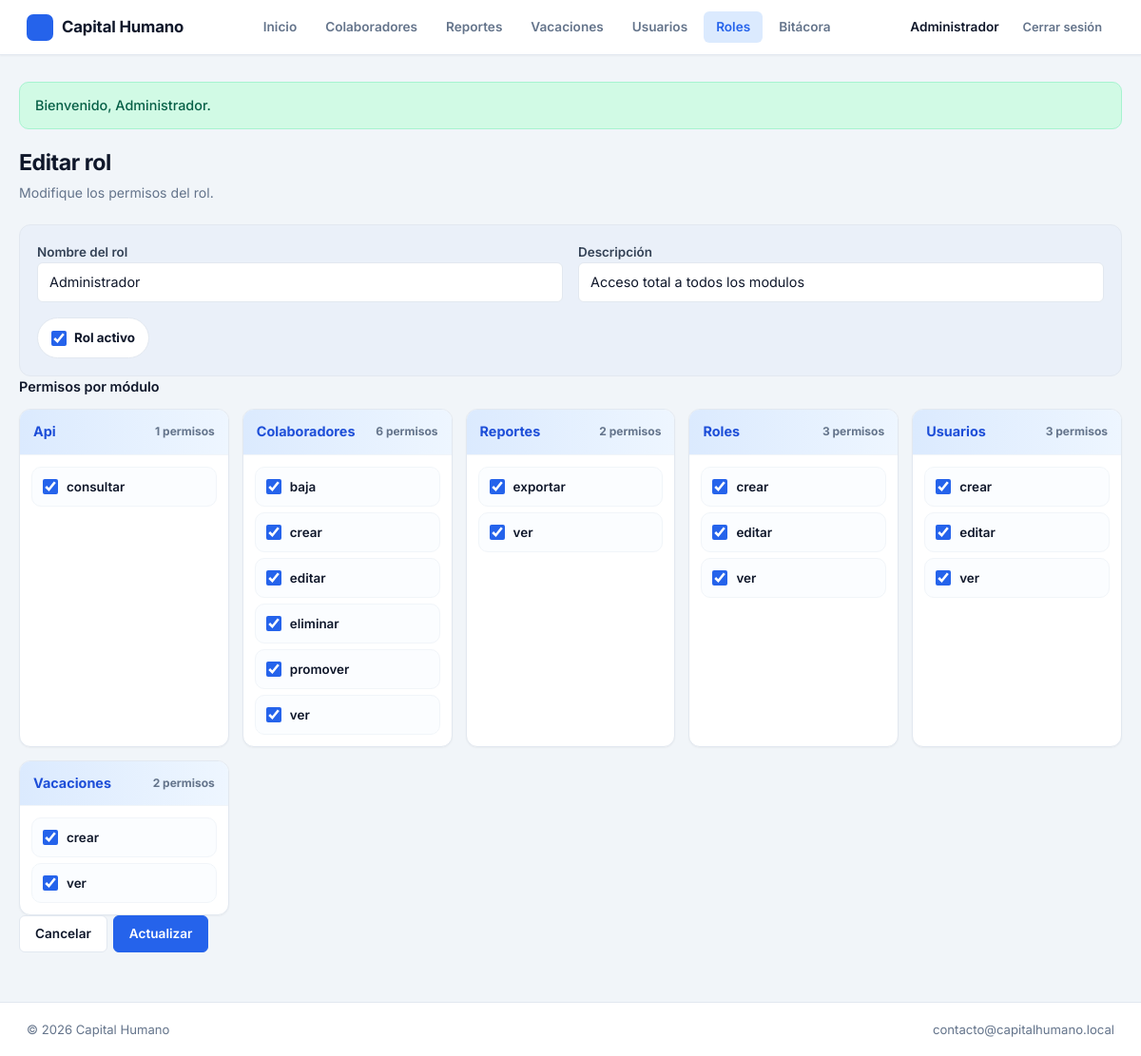
The page /publico/index.php?route=roles.edit&id=1 (signed in) on the database its author committed.
### tables this page shows
CREATE TABLE roles (
    id INT AUTO_INCREMENT PRIMARY KEY,
    nombre VARCHAR(50) NOT NULL,
    descripcion VARCHAR(255) NULL,
    activo TINYINT(1) NOT NULL DEFAULT 1,
    UNIQUE KEY uq_roles_nombre (nombre)
);

CREATE TABLE permisos (
    id INT AUTO_INCREMENT PRIMARY KEY,
    modulo VARCHAR(50) NOT NULL,
    accion VARCHAR(50) NOT NULL,
    descripcion VARCHAR(255) NULL,
    UNIQUE KEY uq_permisos_modulo_accion (modulo, accion)
);

### bootstrap.php (called while the page is built, shortened)
<?php
function e(mixed $value): string
{
    return Sanitizer::escape($value);
}
function url(string $route, array $params = []): string
{
    $params = array_merge(['route' => $route], $params);
    return 'index.php?' . http_build_query($params);
}
function render_view(string $view, array $data = []): void
{
    extract($data, EXTR_SKIP);
    $viewFile = ROOT_PATH . DIRECTORY_SEPARATOR . 'app' . DIRECTORY_SEPARATOR . 'vistas' . DIRECTORY_SEPARATOR . str_replace('/', DIRECTORY_SEPARATOR, $view) . '.php';
    require ROOT_PATH . DIRECTORY_SEPARATOR . 'app' . DIRECTORY_SEPARATOR . 'vistas' . DIRECTORY_SEPARATOR . 'layouts' . DIRECTORY_SEPARATOR . 'header.php';
    require $viewFile;
    require ROOT_PATH . DIRECTORY_SEPARATOR . 'app' . DIRECTORY_SEPARATOR . 'vistas' . DIRECTORY_SEPARATOR . 'layouts' . DIRECTORY_SEPARATOR . 'footer.php';
}
function flash(string $key, ?string $message = null): ?string
{
    $value = $_SESSION['flash'][$key] ?? null;
    return $value;
}

### app/controladores/RolController.php (called while the page is built, shortened)
<?php
final class RolController
{
    private Rol $roles;
    public function __construct()
    {
        $this->roles = new Rol();
    }
    public function edit(): void
    {
        $id = Sanitizer::int($_GET['id'] ?? 0);
        $rol = $this->roles->find($id);
        render_view('roles/edit', [
            'title' => 'Editar rol',
            'rol' => $rol,
            'modulos' => $this->roles->permissionsByModule(),
            'old' => FormState::old(),
            'errors' => FormState::errors(),
        ]);
    }
}

### publico/index.php (called while the page is built, shortened)
<?php
require dirname(__DIR__) . DIRECTORY_SEPARATOR . 'bootstrap.php';
$routes = require ROOT_PATH . DIRECTORY_SEPARATOR . 'rutas' . DIRECTORY_SEPARATOR . 'web.php';
$route = $_GET['route'] ?? 'home';
[$class, $method] = $routes[$route];
try {
    (new $class())->$method();
} catch (Throwable $exception) {
    http_response_code(500);
    (new \App\Servicios\WebErrorHandler())->handle($exception);
    render_view('colaboradores/index', [
        'title' => 'Error',
        'colaboradores' => [],
        'q' => '',
    ]);
}

### app/utilidades/Sanitizer.php (called while the page is built, shortened)
<?php
final class Sanitizer
{
    public static function int(mixed $value): int
    {
        return (int) filter_var($value, FILTER_SANITIZE_NUMBER_INT);
    }
    public static function escape(mixed $value): string
    {
        return htmlspecialchars((string) $value, ENT_QUOTES, 'UTF-8');
    }
}

### app/servicios/AuthService.php (called while the page is built, shortened)
<?php
final class AuthService
{
    public static function check(): bool
    {
        return !empty($_SESSION['usuario_id']);
    }
    public static function user(): ?array
    {
        return [
            'id' => $_SESSION['usuario_id'],
            'usuario' => $_SESSION['usuario'],
            'nombre' => $_SESSION['usuario_nombre'],
        ];
    }
    public static function can(string $modulo, string $accion): bool
    {
        $permisos = $_SESSION['permisos'] ?? [];
        $permisoId = self::permissionId($modulo, $accion);
        return $permisoId !== null && in_array($permisoId, $permisos, true);
    }
    private static function permissionId(string $modulo, string $accion): ?int
    {
        $db = \Config\Database::getConnection();
        $statement = $db->prepare('SELECT id FROM permisos WHERE modulo = :modulo AND accion = :accion');
        $statement->execute(['modulo' => $modulo, 'accion' => $accion]);
        $id = $statement->fetchColumn();
        return $id === false ? null : (int) $id;
    }
}

### app/modelos/Rol.php (called while the page is built, shortened)
<?php
final class Rol
{
    private PDO $db;
    public function __construct(?PDO $db = null)
    {
        $this->db = $db ?? Database::getConnection();
    }
    public function find(int $id): ?array
    {
        $statement = $this->db->prepare('SELECT * FROM roles WHERE id = :id');
        $statement->execute(['id' => $id]);
        $row = $statement->fetch();
        $row['permisos_ids'] = $this->permissionIds($id);
        return $row;
    }
    private function permissionIds(int $rolId): array
    {
        $statement = $this->db->prepare('SELECT permiso_id FROM rol_permiso WHERE rol_id = :id');
        $statement->execute(['id' => $rolId]);
        return array_map('intval', $statement->fetchAll(PDO::FETCH_COLUMN));
    }
    public function permissions(): array
    {
        return $this->db->query('SELECT * FROM permisos ORDER BY modulo, accion')->fetchAll();
    }
    public function permissionsByModule(): array
    {
        $rows = $this->permissions();
        $grouped = [];
        foreach ($rows as $row) {
            $grouped[$row['modulo']][] = $row;
        }
        return $grouped;
    }
}

### config/Database.php (called while the page is built, shortened)
<?php
final class Database
{
    private static ?PDO $connection = null;
    public static function getConnection(): PDO
    {
        if (self::$connection instanceof PDO) {
            return self::$connection;
        }
        $host = (string) ($_ENV['DB_HOST'] ?? '127.0.0.1');
        $port = (string) ($_ENV['DB_PORT'] ?? '3306');
        $database = (string) ($_ENV['DB_DATABASE'] ?? 'CapitalHumano');
        $username = (string) ($_ENV['DB_USERNAME'] ?? 'root');
        $password = (string) ($_ENV['DB_PASSWORD'] ?? '');
        $dsn = "mysql:host={$host};port={$port};dbname={$database};charset=utf8mb4";
        try {
            self::$connection = new PDO($dsn, $username, $password, [
                PDO::ATTR_ERRMODE => PDO::ERRMODE_EXCEPTION,
                PDO::ATTR_DEFAULT_FETCH_MODE => PDO::FETCH_ASSOC,
                PDO::ATTR_EMULATE_PREPARES => false,
            ]);
        } catch (PDOException $exception) {
            throw new RuntimeException('No fue posible conectar con la base de datos. Revise la configuracion.', 0, $exception);
        }
        return self::$connection;
    }
}

### app/utilidades/FormState.php (called while the page is built, shortened)
<?php
final class FormState
{
    public static function old(): array
    {
        $old = $_SESSION['form_old'] ?? [];
        return is_array($old) ? $old : [];
    }
}

### app/vistas/roles/_form.php (the view)
<div class="role-form__panel">
    <div class="field">
        <label for="nombre">Nombre del rol</label>
        <input type="text" id="nombre" name="nombre" value="<?= e($old['nombre'] ?? $rol['nombre'] ?? '') ?>" required>
    </div>
    <div class="field">
        <label for="descripcion">Descripción</label>
        <input type="text" id="descripcion" name="descripcion"
            value="<?= e($old['descripcion'] ?? $rol['descripcion'] ?? '') ?>">
    </div>
    <div class="field">
        <label class="role-form__switch">
            <input type="checkbox" name="activo" value="1" <?= (int) ($old['activo'] ?? $rol['activo'] ?? 1) === 1 ? 'checked' : '' ?>>
            <span>Rol activo</span>
        </label>
    </div>
</div>
<div class="field">
    <label class="role-form__section-title">Permisos por módulo</label>
    <div class="permissions-grid">
        <?php foreach ($modulos as $modulo => $permisos): ?>
            <div class="permission-module">
                <div class="permission-module__title">
                    <strong><?= e(ucfirst($modulo)) ?></strong>
                    <span><?= e(count($permisos)) ?> permisos</span>
                </div>
                <div class="permission-module__items">
                    <?php foreach ($permisos as $permiso): ?>
                        <?php
                        $checked = '';
                        $selected = $old['permisos'] ?? $rol['permisos_ids'] ?? [];
                        if (in_array((int) $permiso['id'], array_map('intval', (array) $selected), true)) {
                            $checked = 'checked';
                        }
                        ?>
                        <label class="checkbox permission-item">
                            <input type="checkbox" name="permisos[]" value="<?= e($permiso['id']) ?>" <?= $checked ?>>
                            <span><?= e($permiso['accion']) ?></span>
                        </label>
                    <?php endforeach; ?>
                </div>
            </div>
        <?php endforeach; ?>
    </div>
</div>

### app/vistas/layouts/header.php (shortened to what this page needs)
<!doctype html>
<html lang="es">
<head>
    <link rel="stylesheet" href="assets/css/styles.css">
</head>
<body>
    <header class="topbar">
        <a class="brand" href="<?= e(url('home')) ?>">Capital Humano</a>
        <nav class="nav">
            <a href="<?= e(url('home')) ?>"
                class="<?= ($_GET['route'] ?? 'home') === 'home' ? 'active' : '' ?>">Inicio</a>
            <?php if (\App\Servicios\AuthService::can('colaboradores', 'ver')): ?>
                <a href="<?= e(url('colaboradores.index')) ?>"
                    class="<?= str_starts_with($_GET['route'] ?? '', 'colaboradores') ? 'active' : '' ?>">Colaboradores</a>
            <?php endif; ?>
            <?php if (\App\Servicios\AuthService::can('reportes', 'ver')): ?>
                <a href="<?= e(url('reportes.index')) ?>"
                    class="<?= str_starts_with($_GET['route'] ?? '', 'reportes') ? 'active' : '' ?>">Reportes</a>
            <?php endif; ?>
            <?php if (\App\Servicios\AuthService::can('vacaciones', 'ver')): ?>
                <a href="<?= e(url('vacaciones.index')) ?>"
                    class="<?= str_starts_with($_GET['route'] ?? '', 'vacaciones') ? 'active' : '' ?>">Vacaciones</a>
            <?php endif; ?>
            <?php if (\App\Servicios\AuthService::can('usuarios', 'ver')): ?>
                <a href="<?= e(url('usuarios.index')) ?>"
                    class="<?= str_starts_with($_GET['route'] ?? '', 'usuarios') ? 'active' : '' ?>">Usuarios</a>
            <?php endif; ?>
            <?php if (\App\Servicios\AuthService::can('roles', 'ver')): ?>
                <a href="<?= e(url('roles.index')) ?>"
                    class="<?= str_starts_with($_GET['route'] ?? '', 'roles') ? 'active' : '' ?>">Roles</a>
            <?php endif; ?>
            <?php if (\App\Servicios\AuthService::can('usuarios', 'ver')): ?>
                <a href="<?= e(url('bitacora')) ?>"
                    class="<?= ($_GET['route'] ?? '') === 'bitacora' ? 'active' : '' ?>">Bitácora</a>
            <?php endif; ?>
        </nav>
        <div class="user-menu">
            <?php if (\App\Servicios\AuthService::check()): ?>
                <span class="user-name"><?= e((\App\Servicios\AuthService::user()['nombre'] ?? '')) ?></span>
                <form method="post" action="<?= e(url('logout')) ?>" class="inline">
                    <button type="submit" class="btn small ghost">Cerrar sesión</button>
                </form>
            <?php else: ?>
                <a href="<?= e(url('login')) ?>" class="btn small primary">Iniciar sesión</a>
            <?php endif; ?>
        </div>
    </header>
    <main class="page">
        <?php if ($message = flash('success')): ?>
            <div class="alert alert-success"><?= e($message) ?></div>
        <?php endif; ?>

### rows shown on the page
roles: nombre "Administrador", descripcion "Acceso total a todos los modulos", activo "☑"
permisos: accion "consultar"
permisos: accion "baja"
permisos: accion "crear"
permisos: accion "editar"
permisos: accion "eliminar"
permisos: accion "promover"
permisos: accion "ver"
permisos: accion "exportar"
permisos: accion "ver"
permisos: accion "crear"
permisos: accion "editar"
permisos: accion "ver"
permisos: accion "crear"
permisos: accion "editar"
permisos: accion "ver"
permisos: accion "crear"
permisos: accion "ver"

### other values the page prints
$message "Bienvenido, Administrador."
$modulo "Api"
count($permisos) "1"
$modulo "Colaboradores"
count($permisos) "6"
$modulo "Reportes"
count($permisos) "2"
$modulo "Roles"
count($permisos) "3"
$modulo "Usuarios"
$modulo "Vacaciones"
